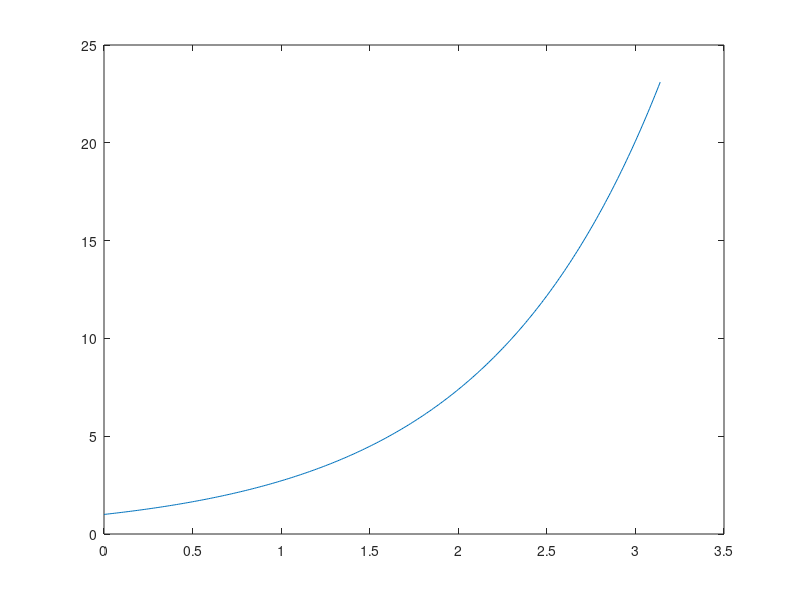

Source code (MATLAB):
%% =========== BLIJF VAN HET ONDERSTAANDE CODE COMMENTAAR AF! =============
%                    |8a0f882a5b1041ec76e6e1bf43cd1263|
%                            1811231301
%
% LEES DE VOLGENDE REGELS:
%
% 1 -   De volgende AANGEMAAKTE onderdelen mag je NIET aanpassen:
%                           A: Bestandsnamen
%                           B: Commentaar bij de code
%                           C: Folders en folderstructuur
%       Doe je dat toch dan krijg je GEEN punten voor deze opdracht.
% 2 -   Als dit bestand niet uit te voeren valt, bijvoorbeeld doordat je
%       tijdens het uitvoeren een foutmelding krijgt, krijg je GEEN punten!
% 3 -   Elke variabele waar 'NaN' aan is toegekend moet JIJ bewerken.
% 4 -   Je maakt de opdracht in dit bestand. Vul het bestand alleen aan met
%       voor de opdracht nuttige code. Doe je dit niet, dan kan dat een
%       vermindering van het te verdienen aantal punten tot gevolg hebben.
% 5 -   Door JOU geschreven commentaarregels (met %% of %) worden niet
%       door ons gelezen of gebruikt. 
% 6 -   Matlab is case-sensitive (hoofdlettergevoelig). De 
%       variabelen: 'aa', 'aA', 'Aa' en 'AA' zijn allemaal verschillend. 
%       Let dus goed op!
% 7 -   Als je programma een eeuwige-lus bevat (lees: nooit stopt met
%       uitvoeren) krijg je GEEN punten.
% 
% Opdrachtbeschrijving:
% Deze opdracht bestaat uit het schrijven/aanvullen van een SCRIPT. De
% specifieke opdracht staat hieronder.
%
% LET OP!
% Exacte naamgeving is heel belangrijk! Merk bv. het verschil op tussen
% de twee variabelen: 'mekker' en de variabele 'Mekker'. Matlab maakt dus 
% onderscheid tussen kleine letters en hoofdletters.
%
%% =========== BLIJF VAN HET BOVENSTAANDE CODE COMMENTAAR AF! =============
 
%% Opdracht 3
% Hieronder staat code waarmee je een grafiek van een logaritmische 
% functie tekent. Maak een nieuw figuur aan. Maak alle waarden in 'signaal'
% die kleiner zijn dan 10 gelijk aan nul. 
% Ken die aangepaste vector toe aan een variabele 'data'. 
% Plot 'data' met de bijbehorende tijdstippen in het nieuwe figure. 

close all
t = 0:0.01:pi;
signaal = exp(t);
plot(t,signaal)

